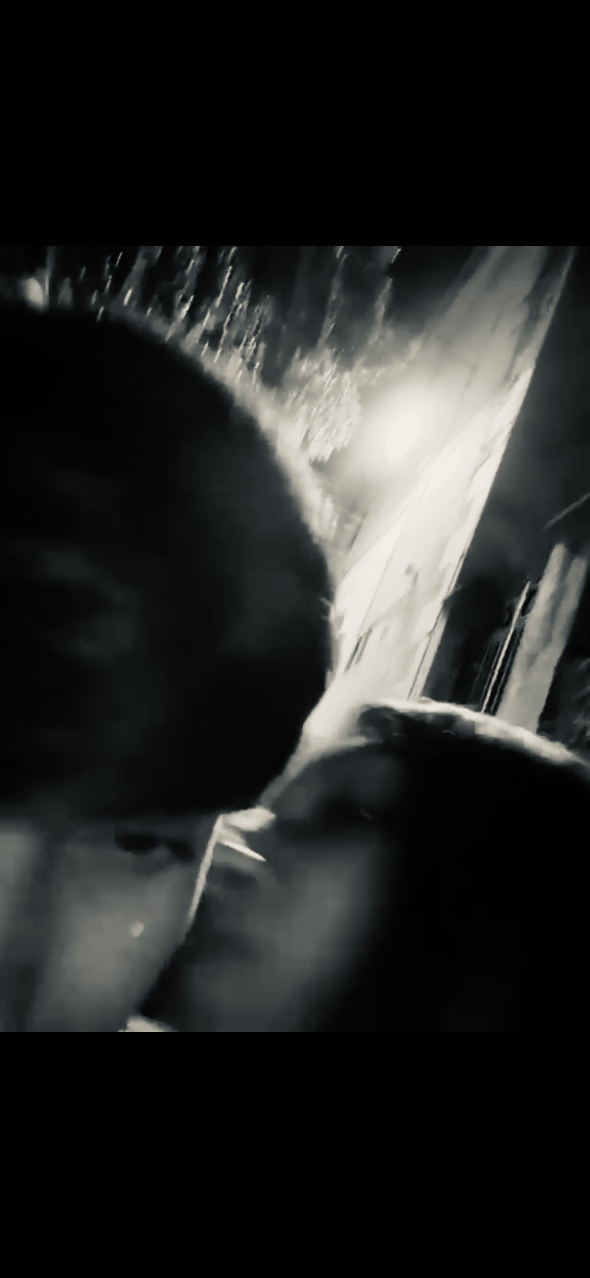
#> input picture sabrina/media/IMG_1355.jpeg, 1179 x 2556 px (shown at 1/2 size)
$ python -i prepara_media.py   (imports and definitions only)
#> lines starting #> are read from the running program, lines starting #| are printed output that depends on the picture
#!/usr/bin/env python3
"""
Prepara foto e video per il sito di Sabrina.

COME SI USA
1. Crea una cartella "foto_originali" accanto a questo file e mettici foto e video
   (nell'ordine in cui vuoi vederli sul filo: rinominali 01_..., 02_..., ecc.).
2. Scrivi le frasi in "frasi.txt", una per riga, nello stesso ordine.
3. Installa le librerie:   pip install pillow
   (per i video serve anche ffmpeg installato sul computer, altrimenti vengono copiati così come sono)
4. Lancia:   python prepara_media.py
5. Apri index.html: troverai "media_config.js" e la cartella "media" già pronti.

Cosa fa:
- raddrizza le foto (orientamento del telefono), le ritaglia quadrate e dà un tono caldo e vintage
- comprime i video (max 30 secondi, 720p) per far caricare il sito velocemente
- collega a ogni foto/video la sua frase e crea media_config.js
"""
import json
import shutil
import subprocess
from pathlib import Path

from PIL import Image, ImageEnhance, ImageOps

SRC = Path("foto_originali")
OUT = Path("media")
FRASI = Path("frasi.txt")

IMG_EXT = {".jpg", ".jpeg", ".png", ".webp", ".heic"}
VID_EXT = {".mp4", ".mov", ".m4v", ".webm"}


def tono_caldo(im: Image.Image) -> Image.Image:
    """Colori leggermente più caldi, come una polaroid."""
    im = ImageEnhance.Color(im).enhance(1.06)
    im = ImageEnhance.Contrast(im).enhance(1.04)
    r, g, b = im.split()
    r = r.point(lambda v: min(255, int(v * 1.05)))
    b = b.point(lambda v: int(v * 0.94))
    return Image.merge("RGB", (r, g, b))


def prepara_foto(src: Path, dst: Path) -> None:
#> called with src = 'media/IMG_1355.jpeg', dst = 'out.png'
    im = Image.open(src)
#> im is the input picture: PIL image 1179x2556 RGB; mean R, G, B 36.1, 37.2, 36.3
    im = ImageOps.exif_transpose(im).convert("RGB")
    # ritaglio 4:5, un po' spostato verso l'alto per tenere i volti
    im = ImageOps.fit(im, (900, 1125), Image.LANCZOS, centering=(0.5, 0.3))
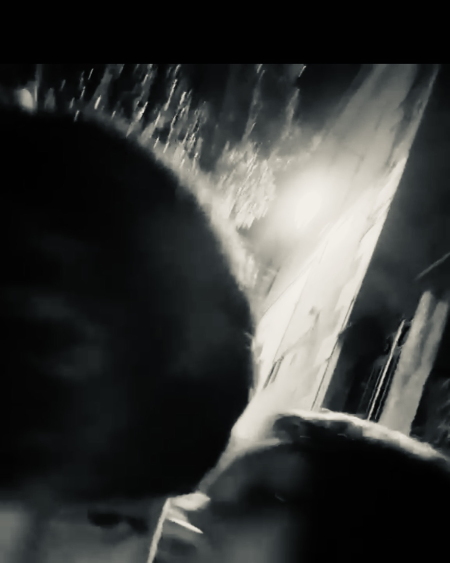
#> im: PIL image 900x1125 RGB (shown at 1/2 size); mean R, G, B 55.2, 56.5, 55
    tono_caldo(im).save(dst, "JPEG", quality=88, optimize=True)
#> in tono_caldo, `r, g, b = im.split()`:
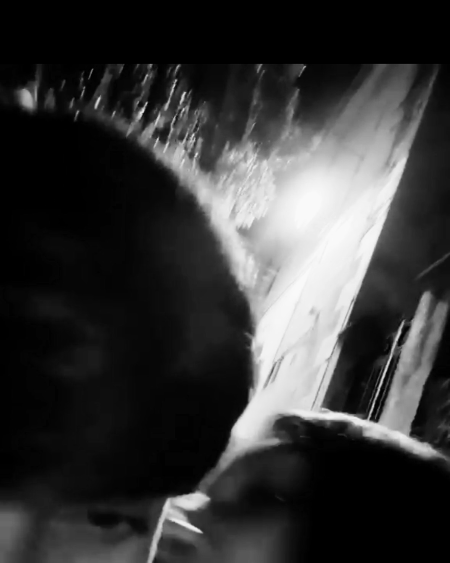
#> r: PIL image 900x1125 L (shown at 1/2 size); min 0, max 251, mean 54.5
#> in tono_caldo, `b = b.point(lambda v: int(v * 0.94))`:
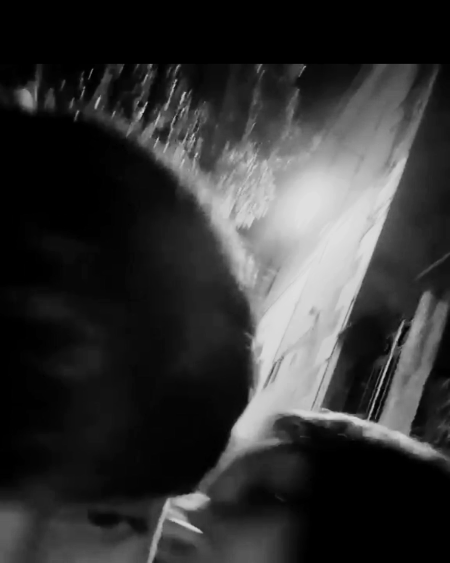
#> b: PIL image 900x1125 L (shown at 1/2 size); min 0, max 225, mean 50.9


# [49 lines left out: functions prepara_video, main, not called in this run]


# [2 lines not run here, left out]

>>> result = prepara_foto('media/IMG_1355.jpeg', 'out.png')
